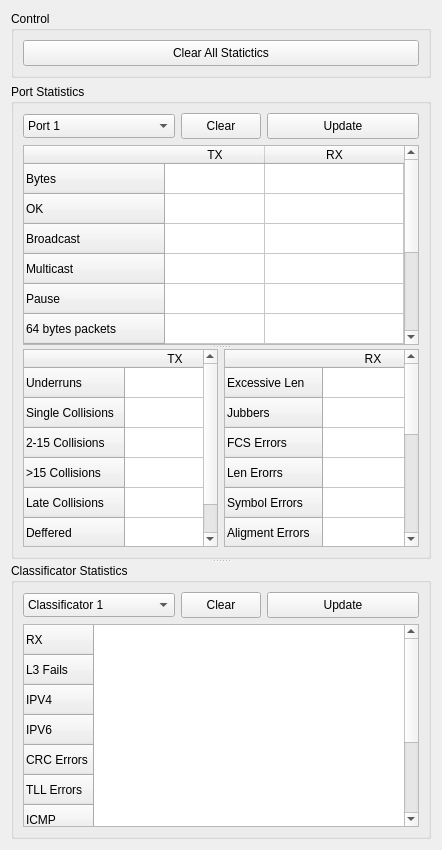
<?xml version="1.0" encoding="UTF-8"?>
<ui version="4.0">
 <class>Form</class>
 <widget class="QWidget" name="Form">
  <property name="geometry">
   <rect>
    <x>0</x>
    <y>0</y>
    <width>442</width>
    <height>850</height>
   </rect>
  </property>
  <property name="windowTitle">
   <string>Statistics</string>
  </property>
  <layout class="QVBoxLayout" name="verticalLayout_4">
   <item>
    <widget class="QGroupBox" name="grbxCtrl">
     <property name="title">
      <string>Control</string>
     </property>
     <layout class="QHBoxLayout" name="horizontalLayout_3">
      <item>
       <widget class="QPushButton" name="btClearAll">
        <property name="minimumSize">
         <size>
          <width>0</width>
          <height>26</height>
         </size>
        </property>
        <property name="text">
         <string>Clear All Statictics</string>
        </property>
       </widget>
      </item>
     </layout>
    </widget>
   </item>
   <item>
    <widget class="QSplitter" name="splitter_2">
     <property name="orientation">
      <enum>Qt::Vertical</enum>
     </property>
     <widget class="QGroupBox" name="grbxPort">
      <property name="title">
       <string>Port Statistics</string>
      </property>
      <layout class="QVBoxLayout" name="verticalLayout_3">
       <item>
        <widget class="QSplitter" name="splitter">
         <property name="orientation">
          <enum>Qt::Vertical</enum>
         </property>
         <widget class="QWidget" name="">
          <layout class="QVBoxLayout" name="verticalLayout">
           <item>
            <layout class="QHBoxLayout" name="horizontalLayout">
             <item>
              <widget class="QComboBox" name="cbxPortSel">
               <property name="sizePolicy">
                <sizepolicy hsizetype="Expanding" vsizetype="Fixed">
                 <horstretch>0</horstretch>
                 <verstretch>0</verstretch>
                </sizepolicy>
               </property>
               <property name="minimumSize">
                <size>
                 <width>0</width>
                 <height>24</height>
                </size>
               </property>
               <item>
                <property name="text">
                 <string>Port 1</string>
                </property>
               </item>
               <item>
                <property name="text">
                 <string>Port 2</string>
                </property>
               </item>
               <item>
                <property name="text">
                 <string>Port 3</string>
                </property>
               </item>
               <item>
                <property name="text">
                 <string>Port 4</string>
                </property>
               </item>
              </widget>
             </item>
             <item>
              <widget class="QPushButton" name="btPortClear">
               <property name="sizePolicy">
                <sizepolicy hsizetype="Preferred" vsizetype="Fixed">
                 <horstretch>0</horstretch>
                 <verstretch>0</verstretch>
                </sizepolicy>
               </property>
               <property name="minimumSize">
                <size>
                 <width>0</width>
                 <height>26</height>
                </size>
               </property>
               <property name="text">
                <string>Clear</string>
               </property>
              </widget>
             </item>
             <item>
              <widget class="QPushButton" name="btPortRead">
               <property name="sizePolicy">
                <sizepolicy hsizetype="Expanding" vsizetype="Fixed">
                 <horstretch>0</horstretch>
                 <verstretch>0</verstretch>
                </sizepolicy>
               </property>
               <property name="minimumSize">
                <size>
                 <width>0</width>
                 <height>26</height>
                </size>
               </property>
               <property name="text">
                <string>Update</string>
               </property>
              </widget>
             </item>
            </layout>
           </item>
           <item>
            <widget class="QTableWidget" name="tblPortStat">
             <attribute name="horizontalHeaderStretchLastSection">
              <bool>true</bool>
             </attribute>
             <row>
              <property name="text">
               <string>Bytes</string>
              </property>
             </row>
             <row>
              <property name="text">
               <string>OK</string>
              </property>
             </row>
             <row>
              <property name="text">
               <string>Broadcast</string>
              </property>
             </row>
             <row>
              <property name="text">
               <string>Multicast</string>
              </property>
             </row>
             <row>
              <property name="text">
               <string>Pause</string>
              </property>
             </row>
             <row>
              <property name="text">
               <string>64 bytes packets</string>
              </property>
             </row>
             <row>
              <property name="text">
               <string>65..127 bytes packets</string>
              </property>
             </row>
             <row>
              <property name="text">
               <string>128..255 bytes packets</string>
              </property>
             </row>
             <row>
              <property name="text">
               <string>256..511 bytes packets</string>
              </property>
             </row>
             <row>
              <property name="text">
               <string>512..1023 bytes packets</string>
              </property>
             </row>
             <row>
              <property name="text">
               <string>&gt;1518 bytes packets</string>
              </property>
             </row>
             <column>
              <property name="text">
               <string>TX</string>
              </property>
             </column>
             <column>
              <property name="text">
               <string>RX</string>
              </property>
             </column>
            </widget>
           </item>
          </layout>
         </widget>
         <widget class="QWidget" name="">
          <layout class="QHBoxLayout" name="horizontalLayout_4">
           <item>
            <widget class="QTableWidget" name="tblPortTx">
             <attribute name="horizontalHeaderStretchLastSection">
              <bool>true</bool>
             </attribute>
             <row>
              <property name="text">
               <string>Underruns</string>
              </property>
             </row>
             <row>
              <property name="text">
               <string>Single Collisions</string>
              </property>
             </row>
             <row>
              <property name="text">
               <string>2-15 Collisions</string>
              </property>
             </row>
             <row>
              <property name="text">
               <string>&gt;15 Collisions</string>
              </property>
             </row>
             <row>
              <property name="text">
               <string>Late Collisions</string>
              </property>
             </row>
             <row>
              <property name="text">
               <string>Deffered</string>
              </property>
             </row>
             <column>
              <property name="text">
               <string>TX</string>
              </property>
             </column>
            </widget>
           </item>
           <item>
            <widget class="QTableWidget" name="tblPortRx">
             <attribute name="horizontalHeaderStretchLastSection">
              <bool>true</bool>
             </attribute>
             <row>
              <property name="text">
               <string>Excessive Len</string>
              </property>
             </row>
             <row>
              <property name="text">
               <string>Jubbers</string>
              </property>
             </row>
             <row>
              <property name="text">
               <string>FCS Errors</string>
              </property>
             </row>
             <row>
              <property name="text">
               <string>Len Erorrs</string>
              </property>
             </row>
             <row>
              <property name="text">
               <string>Symbol Errors</string>
              </property>
             </row>
             <row>
              <property name="text">
               <string>Aligment Errors</string>
              </property>
             </row>
             <row>
              <property name="text">
               <string>Resource Errors</string>
              </property>
             </row>
             <row>
              <property name="text">
               <string>Overruns</string>
              </property>
             </row>
             <row>
              <property name="text">
               <string>IP CRC Errors</string>
              </property>
             </row>
             <row>
              <property name="text">
               <string>TCP CRC Errors</string>
              </property>
             </row>
             <row>
              <property name="text">
               <string>UDP CRC Errors</string>
              </property>
             </row>
             <row>
              <property name="text">
               <string>Dropped</string>
              </property>
             </row>
             <column>
              <property name="text">
               <string>RX</string>
              </property>
             </column>
            </widget>
           </item>
          </layout>
         </widget>
        </widget>
       </item>
      </layout>
     </widget>
     <widget class="QGroupBox" name="grbxClass">
      <property name="title">
       <string>Classificator Statistics</string>
      </property>
      <layout class="QVBoxLayout" name="verticalLayout_2">
       <item>
        <layout class="QHBoxLayout" name="horizontalLayout_2">
         <item>
          <widget class="QComboBox" name="cbxClassSel">
           <property name="sizePolicy">
            <sizepolicy hsizetype="Expanding" vsizetype="Fixed">
             <horstretch>0</horstretch>
             <verstretch>0</verstretch>
            </sizepolicy>
           </property>
           <property name="minimumSize">
            <size>
             <width>0</width>
             <height>24</height>
            </size>
           </property>
           <item>
            <property name="text">
             <string>Classificator 1</string>
            </property>
           </item>
           <item>
            <property name="text">
             <string>Classificator 2</string>
            </property>
           </item>
          </widget>
         </item>
         <item>
          <widget class="QPushButton" name="btClassClear">
           <property name="sizePolicy">
            <sizepolicy hsizetype="Preferred" vsizetype="Fixed">
             <horstretch>0</horstretch>
             <verstretch>0</verstretch>
            </sizepolicy>
           </property>
           <property name="minimumSize">
            <size>
             <width>0</width>
             <height>26</height>
            </size>
           </property>
           <property name="text">
            <string>Clear</string>
           </property>
          </widget>
         </item>
         <item>
          <widget class="QPushButton" name="btClassRead">
           <property name="sizePolicy">
            <sizepolicy hsizetype="Expanding" vsizetype="Fixed">
             <horstretch>0</horstretch>
             <verstretch>0</verstretch>
            </sizepolicy>
           </property>
           <property name="minimumSize">
            <size>
             <width>0</width>
             <height>26</height>
            </size>
           </property>
           <property name="text">
            <string>Update</string>
           </property>
          </widget>
         </item>
        </layout>
       </item>
       <item>
        <widget class="QTableWidget" name="tblClassStat">
         <attribute name="horizontalHeaderStretchLastSection">
          <bool>true</bool>
         </attribute>
         <row>
          <property name="text">
           <string>RX</string>
          </property>
         </row>
         <row>
          <property name="text">
           <string>L3 Fails</string>
          </property>
         </row>
         <row>
          <property name="text">
           <string>IPV4</string>
          </property>
         </row>
         <row>
          <property name="text">
           <string>IPV6</string>
          </property>
         </row>
         <row>
          <property name="text">
           <string>CRC Errors</string>
          </property>
         </row>
         <row>
          <property name="text">
           <string>TLL Errors</string>
          </property>
         </row>
         <row>
          <property name="text">
           <string>ICMP</string>
          </property>
         </row>
         <row>
          <property name="text">
           <string>IGMP</string>
          </property>
         </row>
         <row>
          <property name="text">
           <string>TCP</string>
          </property>
         </row>
         <row>
          <property name="text">
           <string>UDP</string>
          </property>
         </row>
        </widget>
       </item>
      </layout>
     </widget>
    </widget>
   </item>
  </layout>
 </widget>
 <resources/>
 <connections/>
</ui>
